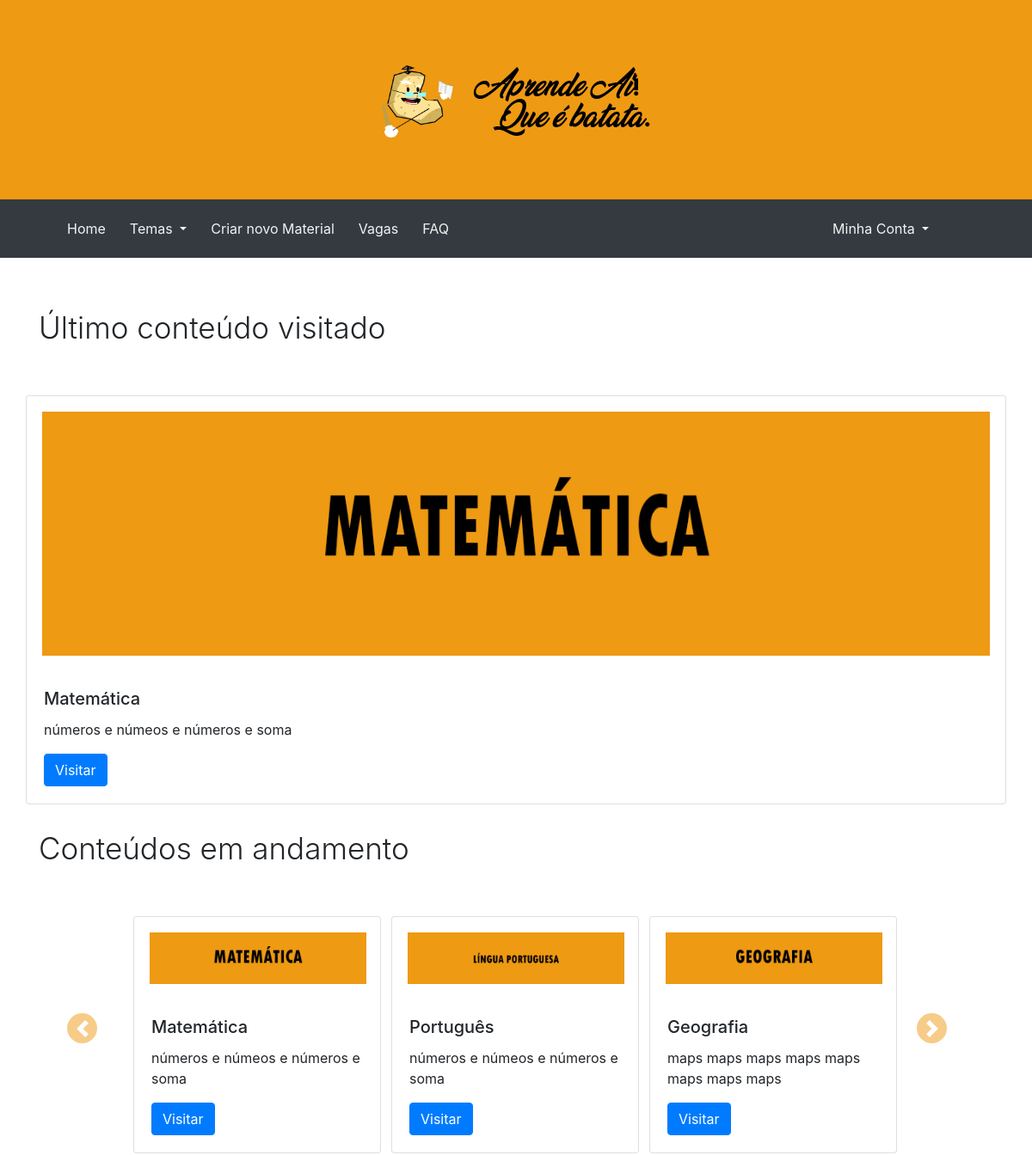
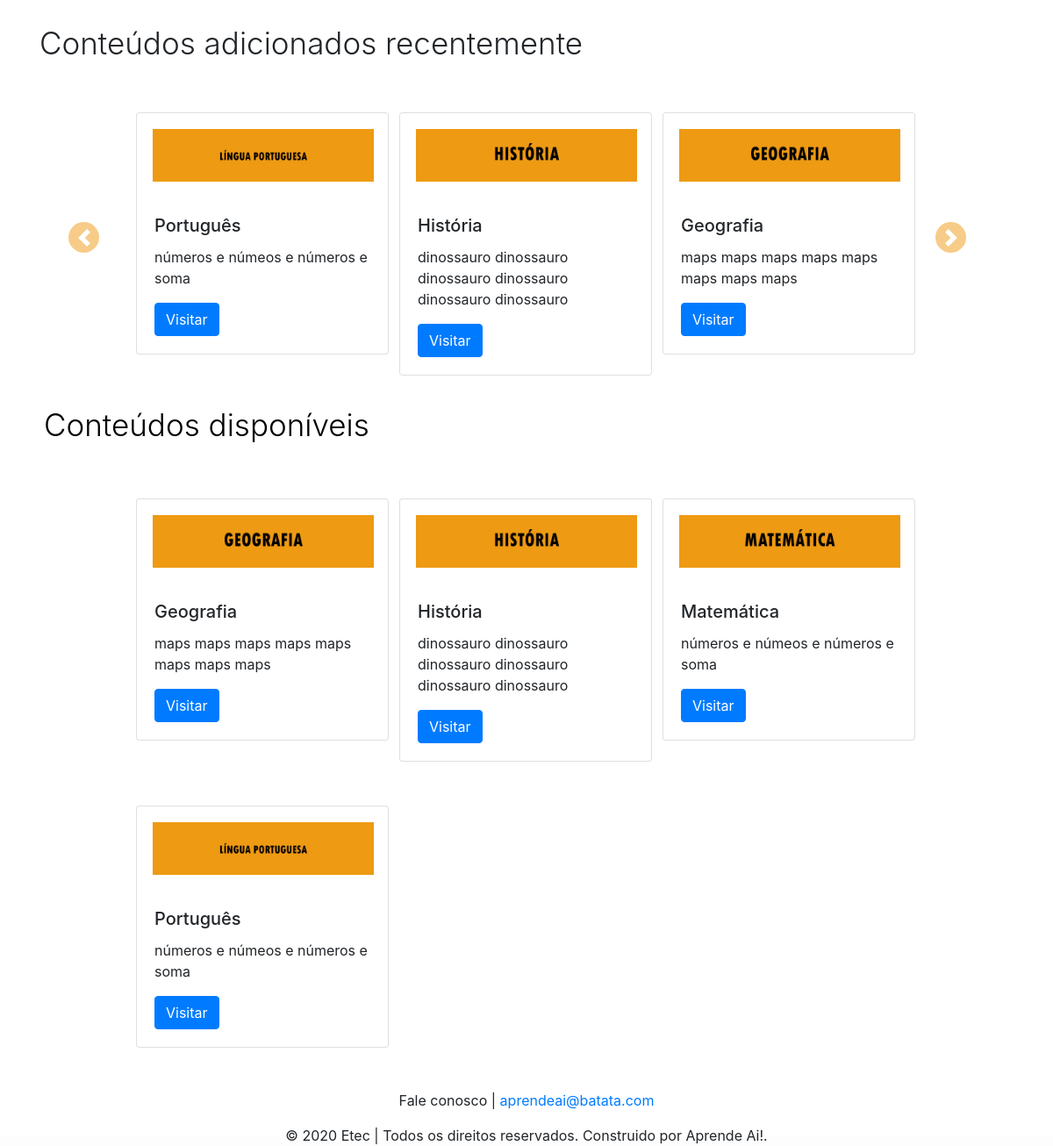
/?page=Cursos (signed in), run on an earlier commit of the app's database (2 pictures, top to bottom).
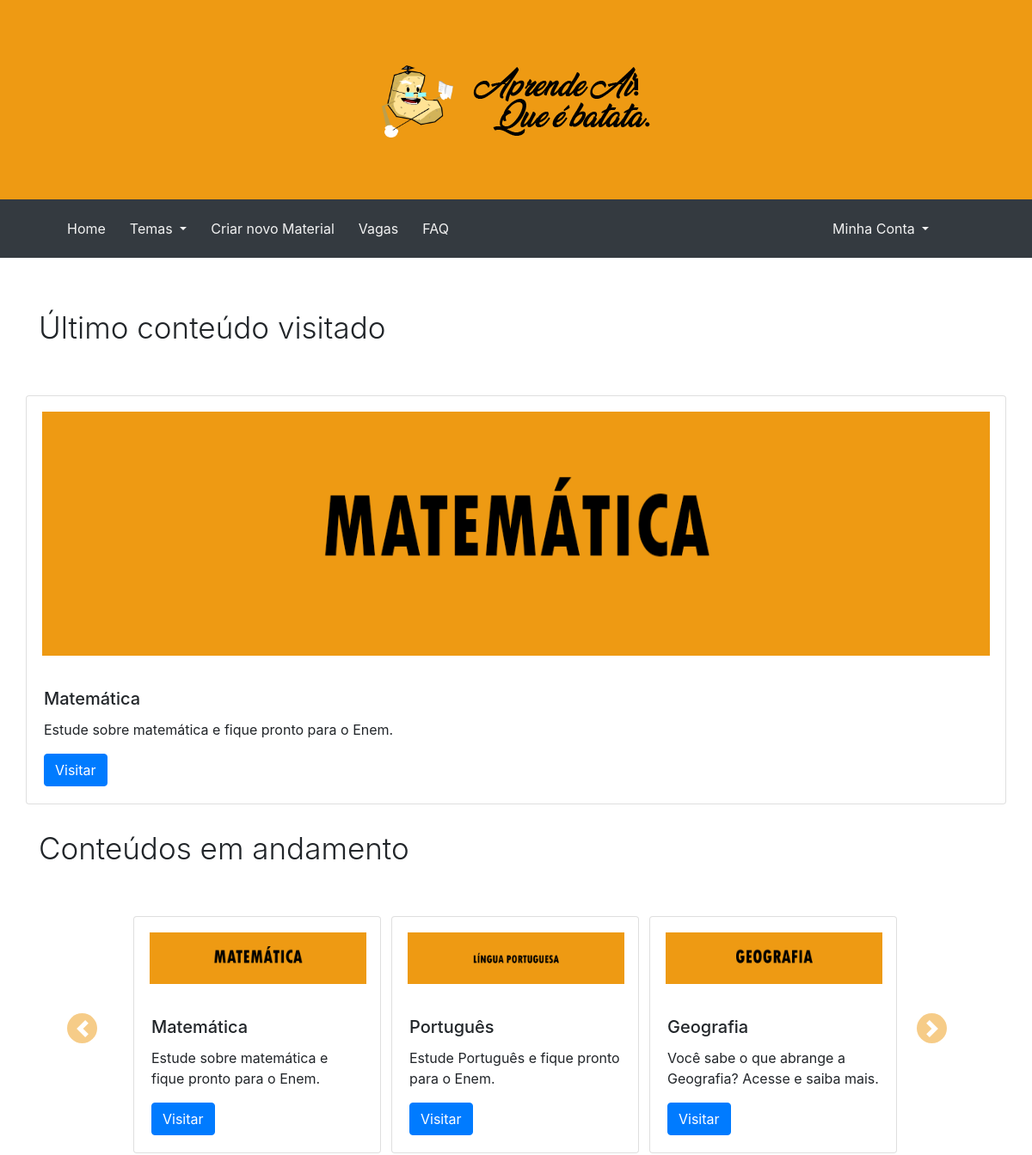
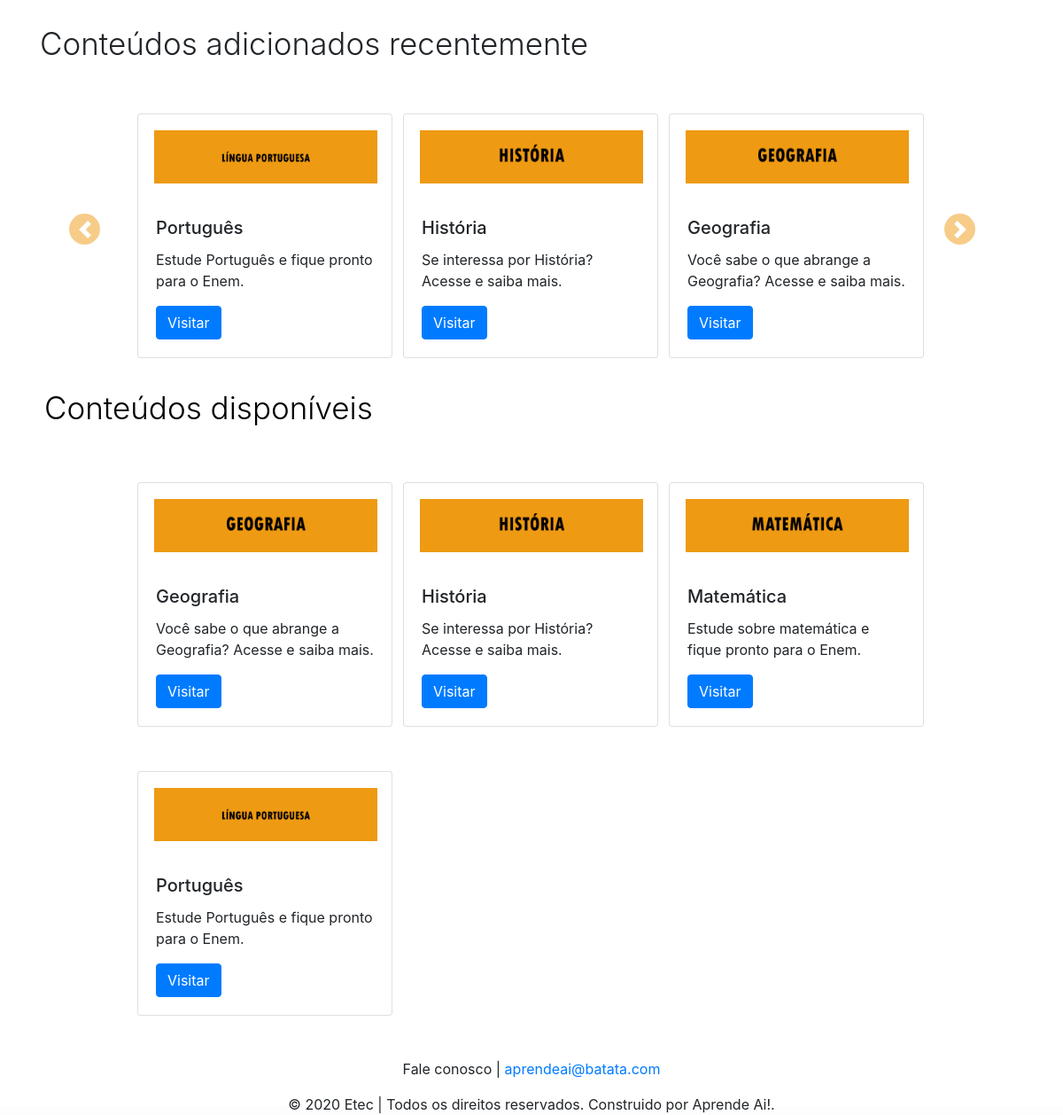
And on a later commit of the database (2 pictures, top to bottom).
### tables this page shows
CREATE TABLE `tb_curso` (
  `id_curso` int(11) NOT NULL AUTO_INCREMENT,
  `nm_curso` varchar(60) NOT NULL,
  `descricao_curso` varchar(500) NOT NULL,
  `img_curso` varchar(900) NOT NULL,
  `date_post` date NOT NULL,
  `tema_curso` int(11) NOT NULL,
  PRIMARY KEY (`id_curso`),
  KEY `tema_curso_FK` (`tema_curso`),
  CONSTRAINT `tema_curso_FK` FOREIGN KEY (`tema_curso`) REFERENCES `tb_tema` (`id_tema`)
);

### controllers/controllerCursos.php (called while the page is built)
<?php
    class Pages{
        public function ExibirCursos(){
            require 'views/header_logado.php';
            require 'views/Cursos.php';
            require 'views/footer.php';
        }
    }
?>

### controllers/urls.php (called while the page is built, shortened)
<?php
    class Urls{
        public function Cursos(){
            require 'controllers/controllerCursos.php';
            $pages = new Pages;
            $pages->ExibirCursos();
          }
    }
?>

### utils/FunCursos.php (the view, shortened to what the changed rows need)
<?php
class FunCursos{
  function ExibeCursos(){
    $conect = new Conexao;
    $con = $conect->Conecta();
    $SelecaoCurso = mysqli_query($con,"SELECT * FROM tb_curso ORDER BY nm_curso ASC");
    echo "<h1 class='display-3'>Conteúdos disponíveis</h1>
            <div class='row'>";
      while($exibicao = mysqli_fetch_array($SelecaoCurso)){
      echo  "
                    <div class='col-sm-2'>
                        <div class='card' style='width: 18rem;'>
                          <img class='card-img-top' id='img_card' src='views/img/img_cursos/" . $exibicao['img_curso'] . "' alt='Imagem de capa do card'>
                          <div class='card-body'>
                            <h5 class='card-title'>" . $exibicao['nm_curso'] . " </h5>
                            <p class='card-text'>" . $exibicao['descricao_curso'] . " </p>
                            <form action='?page=assuntos' method='post'>
                                <button class='btn btn-primary' name='Btn_assunto' value='" . $exibicao['id_curso'] . "'>Visitar</button>
                            </form>
                          </div>
                        </div>
                  </div>";
        }
      echo "</div>";
    }
  function ExibeConteudosAdicionados(){
      $conect = new Conexao;
      $con = $conect->Conecta();
      $count = 0;
      $SelecaoCurso = mysqli_query($con,"SELECT *
                                         FROM tb_curso
                                         ORDER BY date_post
                                         DESC LIMIT 6");
      echo "<div id='carouselExampleControls' class='carousel slide' data-ride='carousel' data-interval='0'>";
      while($exibicao = mysqli_fetch_array($SelecaoCurso)){
            if($count == 0){
              echo   "<div class='carousel-inner'>
                      <div class='carousel-item active'>
                          <div class='row'>";
            }
            if($count == 3){
              echo "<div class='carousel-item'>
                      <div class='row'>";
            }
            echo  "    <div class='col-sm-2'>
                            <div class='card' style='width: 18rem;'>
                              <img class='card-img-top' id='img_card' src='views/img/img_cursos/" . $exibicao['img_curso'] . "' alt='Imagem de capa do card'>
                              <div class='card-body'>
                                <h5 class='card-title'>" . $exibicao['nm_curso'] . " </h5>
                                <p class='card-text'>" . $exibicao['descricao_curso'] . " </p>
                                <form action='?page=assuntos' method='post'>
                                    <button class='btn btn-primary' name='Btn_assunto' value='" . $exibicao['id_curso'] . "'>Visitar</button>
                                </form>
                              </div>
                            </div>
                        </div>";
            if($count == 2){
                echo "</div>
                  </div>";
              }
            $count += 1;
          }
          if($count > 3){
            echo "              </div>
                          </div>
                      </div>
                            <a class='carousel-control-prev' href='#carouselExampleControls' role='button' data-slide='prev'>
                              <span class='carousel-control-prev-icon' aria-hidden='true'></span>
                              <span class='sr-only'>Anterior</span>
                            </a>
                            <a class='carousel-control-next' href='#carouselExampleControls' role='button' data-slide='next'>
                              <span class='carousel-control-next-icon' aria-hidden='true'></span>
                              <span class='sr-only'>Próximo</span>
                            </a>";
          }
        echo "</div>";
    }
  function ExibeUltimoConteudoAcessado(){
        $conect = new Conexao;
        $con = $conect->Conecta();
        $ultimoCursoSelecionado = mysqli_query($con,"SELECT *
                                                     FROM tb_curso_usuario
                                                     WHERE id_usuario_cu = " . $_SESSION['usuario_logado'] . " ORDER BY date_access DESC LIMIT 1;");
        $SelecaoUltimoCurso = mysqli_fetch_array($ultimoCursoSelecionado);
        $SelecaoCurso = mysqli_query($con,"SELECT *
                                           FROM tb_curso
                                           WHERE id_curso =".$SelecaoUltimoCurso['id_curso_cu']);
        $result = mysqli_num_rows($ultimoCursoSelecionado);
        if($result != false){
          echo "<h5 class='display-3'>Último conteúdo visitado</h5>
                 <div class='row'>";
           while($exibicao = mysqli_fetch_array($SelecaoCurso)){
             echo  "      <div class='card'>
                             <img class='card-img-top' id='UltimoCard' src='views/img/img_cursos/" . $exibicao['img_curso'] . "' alt='Imagem de capa do card'>
                             <div class='card-body'>
                               <h5 class='card-title'>" . $exibicao['nm_curso'] . " </h5>
                               <p class='card-text'>" . $exibicao['descricao_curso'] . " </p>
                               <form action='?page=assuntos' method='post'>
                                   <button class='btn btn-primary' name='Btn_assunto' value='" . $exibicao['id_curso'] . "'>Visitar</button>
                               </form>
                             </div>
                           </div>";
               }
           echo "</div>";
        }
      }
  function ExibeConteudosAcessados(){
    $conect = new Conexao;
    $con = $conect->Conecta();
    $count = 0;
    $SelecaoAcessadosQuery = mysqli_query($con,"SELECT id_curso,nm_curso, descricao_curso, img_curso
                                                FROM tb_curso_usuario
                                                INNER JOIN tb_Curso ON tb_curso_usuario.id_curso_cu = tb_Curso.id_curso
                                                WHERE id_usuario_cu = " . $_SESSION['usuario_logado'] . "
                                                ORDER BY date_access DESC LIMIT 6;");
    $result = mysqli_num_rows($SelecaoAcessadosQuery);
    if($result != false){
      echo "<div id='carouselExampleIndicators' class='carousel slide' data-ride='carousel' data-interval='0'>";
      while($SelecaoAcessados = mysqli_fetch_array($SelecaoAcessadosQuery)){
            if($count == 0){
              echo   "<div class='carousel-inner'>
                      <div class='carousel-item active'>
                          <div class='row'>";
            }
            if($count == 3){
              echo "<div class='carousel-item'>
                      <div class='row'>";
            }
            echo  "    <div class='col-sm-2'>
                            <div class='card' style='width: 18rem;'>
                              <img class='card-img-top' id='img_card' src='views/img/img_cursos/" . $SelecaoAcessados['img_curso'] . "' alt='Imagem de capa do card'>
                              <div class='card-body'>
                                <h5 class='card-title'>" . $SelecaoAcessados['nm_curso'] . " </h5>
                                <p class='card-text'>" . $SelecaoAcessados['descricao_curso'] . " </p>
                                <form action='?page=assuntos' method='post'>
                                    <button class='btn btn-primary' name='Btn_assunto' value='" . $SelecaoAcessados['id_curso'] . "'>Visitar</button>
                                </form>
                              </div>
                            </div>
                        </div>";
            if($count == 2){
                echo "</div>
                  </div>";
              }
            $count += 1;
          }
          if($count > 3){
            echo "              </div>
                          </div>
                      </div>
                            <a class='carousel-control-prev' href='#carouselExampleIndicators' role='button' data-slide='prev'>
                              <span class='carousel-control-prev-icon' aria-hidden='true'></span>
                              <span class='sr-only'>Anterior</span>
                            </a>
                            <a class='carousel-control-next' href='#carouselExampleIndicators' role='button' data-slide='next'>
                              <span class='carousel-control-next-icon' aria-hidden='true'></span>
                              <span class='sr-only'>Próximo</span>
                            </a>";
          }
        echo "</div>";
    }
  }
}
 ?>

What changed in the data, as far as the page shows it:
changed tb_curso "Matemática": descricao_curso "números e númeos e números e soma" → "Estude sobre matemática e fique pronto para o Enem."
changed tb_curso "Português": descricao_curso "números e númeos e números e soma" → "Estude Português e fique pronto para o Enem."
changed tb_curso "Geografia": descricao_curso "maps maps maps maps maps maps maps maps" → "Você sabe o que abrange a Geografia? Acesse e saiba mais."
changed tb_curso "História": descricao_curso "dinossauro dinossauro dinossauro dinossauro dinossauro dinossauro" → "Se interessa por História? Acesse e saiba mais."
